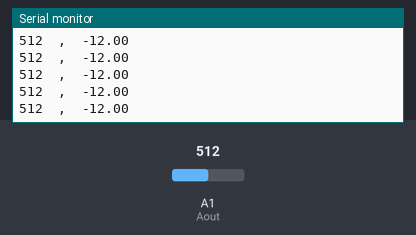
This sketch was run on a simulated Arduino Uno, built with avr-gcc and run on an emulated ATmega328P. Shown: the last lines printed to the serial monitor. Inputs (shaded band) come from the test bench; at power-on: A1 (Aout) = 512.

Above: at 1.2 s.
1.3 s: A1 (Aout) set to 716
At 1.56 s:
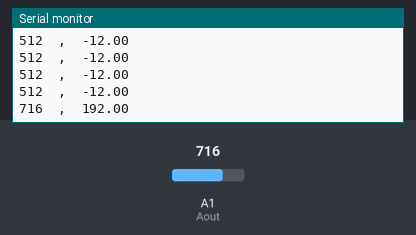
2.8 s: A1 (Aout) set to 900
At 2.97 s:
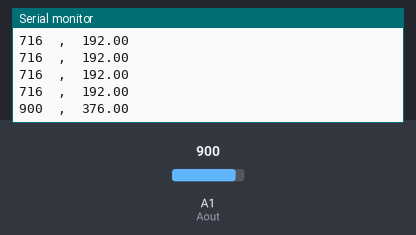
Timing chart, 0 to 5.8 s (numbered marks = the images above; inputs shaded):
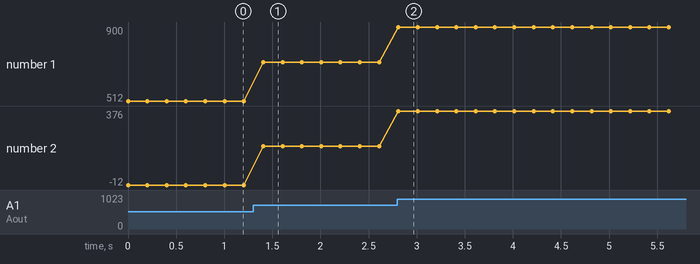

Measured:
- after the input at 1.3 s, the serial monitor: prints a new line after 0.11 s (image 1)
- after the input at 2.8 s, the serial monitor: prints a new line at once (image 2)
- plotted number 1: 512 → 716 after the input at 1.3 s, 716 → 900 after the input at 2.8 s
- plotted number 2: -12 → 192 after the input at 1.3 s, 192 → 376 after the input at 2.8 s

The sketch:

socket01.ino
```cpp
#define Aout A1
#define MidValue 524
void setup()
{
  pinMode(Aout,INPUT);
  Serial.begin(9600);
  while(!Serial) ;
}

void loop()
{
  int Value = analogRead(Aout);
  double Angv= (double)(Value - MidValue) ;
  Serial.print(Value);
  Serial.print("  ,  ");
  Serial.print(Angv);
  Serial.print("\n");
  //(30/1000) *1024/5

  delay(200);
}
```
